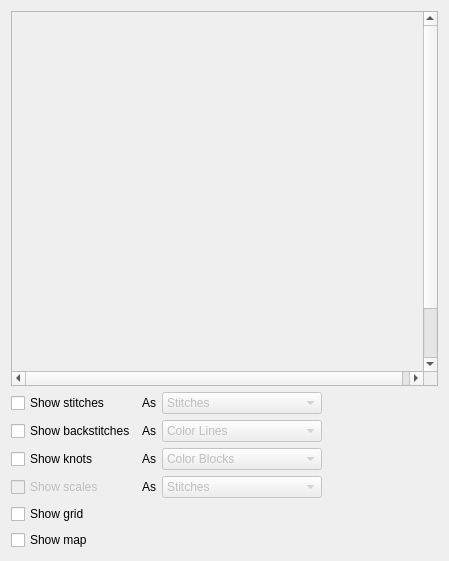
<?xml version="1.0" encoding="UTF-8"?>
<ui version="4.0">
 <class>PatternElement</class>
 <widget class="QWidget" name="PatternElement">
  <property name="geometry">
   <rect>
    <x>0</x>
    <y>0</y>
    <width>449</width>
    <height>561</height>
   </rect>
  </property>
  <property name="windowTitle">
   <string>Pattern Element Properties</string>
  </property>
  <layout class="QGridLayout" name="gridLayout_2">
   <item row="0" column="0" colspan="2">
    <widget class="QScrollArea" name="PreviewFrame">
     <property name="sizePolicy">
      <sizepolicy hsizetype="Expanding" vsizetype="Expanding">
       <horstretch>100</horstretch>
       <verstretch>100</verstretch>
      </sizepolicy>
     </property>
     <property name="minimumSize">
      <size>
       <width>0</width>
       <height>0</height>
      </size>
     </property>
     <property name="toolTip">
      <string>&lt;html&gt;&lt;head/&gt;&lt;body&gt;Click and drag to select the area of the pattern to be displayed.&lt;br /&gt;Grayed out areas have already been selected on this or other pages.&lt;/body&gt;&lt;/html&gt;</string>
     </property>
     <property name="verticalScrollBarPolicy">
      <enum>Qt::ScrollBarAlwaysOn</enum>
     </property>
     <property name="horizontalScrollBarPolicy">
      <enum>Qt::ScrollBarAlwaysOn</enum>
     </property>
     <property name="widgetResizable">
      <bool>false</bool>
     </property>
     <property name="alignment">
      <set>Qt::AlignCenter</set>
     </property>
     <widget class="QWidget" name="scrollAreaWidgetContents">
      <property name="geometry">
       <rect>
        <x>0</x>
        <y>0</y>
        <width>418</width>
        <height>421</height>
       </rect>
      </property>
     </widget>
    </widget>
   </item>
   <item row="1" column="0">
    <layout class="QGridLayout" name="gridLayout">
     <item row="0" column="0">
      <widget class="QCheckBox" name="ShowStitches">
       <property name="text">
        <string>Show stitches</string>
       </property>
      </widget>
     </item>
     <item row="0" column="1">
      <widget class="QLabel" name="label">
       <property name="text">
        <string>As</string>
       </property>
      </widget>
     </item>
     <item row="0" column="2">
      <widget class="KComboBox" name="RenderStitchesAs">
       <property name="enabled">
        <bool>false</bool>
       </property>
       <item>
        <property name="text">
         <string>Stitches</string>
        </property>
       </item>
       <item>
        <property name="text">
         <string>Black &amp; White Symbols</string>
        </property>
       </item>
       <item>
        <property name="text">
         <string>Color Symbols</string>
        </property>
       </item>
       <item>
        <property name="text">
         <string>Color Blocks</string>
        </property>
       </item>
       <item>
        <property name="text">
         <string>Color Blocks &amp; Symbols</string>
        </property>
       </item>
      </widget>
     </item>
     <item row="1" column="0">
      <widget class="QCheckBox" name="ShowBackstitches">
       <property name="text">
        <string>Show backstitches</string>
       </property>
      </widget>
     </item>
     <item row="1" column="1">
      <widget class="QLabel" name="label_2">
       <property name="text">
        <string>As</string>
       </property>
      </widget>
     </item>
     <item row="1" column="2">
      <widget class="KComboBox" name="RenderBackstitchesAs">
       <property name="enabled">
        <bool>false</bool>
       </property>
       <item>
        <property name="text">
         <string>Color Lines</string>
        </property>
       </item>
       <item>
        <property name="text">
         <string>Black &amp; White Symbols</string>
        </property>
       </item>
      </widget>
     </item>
     <item row="2" column="0">
      <widget class="QCheckBox" name="ShowKnots">
       <property name="text">
        <string>Show knots</string>
       </property>
      </widget>
     </item>
     <item row="2" column="1">
      <widget class="QLabel" name="label_3">
       <property name="text">
        <string>As</string>
       </property>
      </widget>
     </item>
     <item row="2" column="2">
      <widget class="KComboBox" name="RenderKnotsAs">
       <property name="enabled">
        <bool>false</bool>
       </property>
       <item>
        <property name="text">
         <string>Color Blocks</string>
        </property>
       </item>
       <item>
        <property name="text">
         <string>Color Symbols</string>
        </property>
       </item>
       <item>
        <property name="text">
         <string>Black &amp; White Symbols</string>
        </property>
       </item>
      </widget>
     </item>
     <item row="3" column="0">
      <widget class="QCheckBox" name="ShowScales">
       <property name="enabled">
        <bool>false</bool>
       </property>
       <property name="toolTip">
        <string>Not currently implemented</string>
       </property>
       <property name="text">
        <string>Show scales</string>
       </property>
      </widget>
     </item>
     <item row="3" column="1">
      <widget class="QLabel" name="label_4">
       <property name="text">
        <string>As</string>
       </property>
      </widget>
     </item>
     <item row="3" column="2">
      <widget class="KComboBox" name="FormatScalesAs">
       <property name="enabled">
        <bool>false</bool>
       </property>
       <item>
        <property name="text">
         <string>Stitches</string>
        </property>
       </item>
       <item>
        <property name="text">
         <string>Inches</string>
        </property>
       </item>
       <item>
        <property name="text">
         <string>CM</string>
        </property>
       </item>
      </widget>
     </item>
     <item row="4" column="0">
      <widget class="QCheckBox" name="ShowGrid">
       <property name="text">
        <string>Show grid</string>
       </property>
      </widget>
     </item>
     <item row="5" column="0">
      <widget class="QCheckBox" name="ShowPlan">
       <property name="text">
        <string>Show map</string>
       </property>
      </widget>
     </item>
    </layout>
   </item>
   <item row="1" column="1">
    <spacer name="horizontalSpacer">
     <property name="orientation">
      <enum>Qt::Horizontal</enum>
     </property>
     <property name="sizeHint" stdset="0">
      <size>
       <width>77</width>
       <height>20</height>
      </size>
     </property>
    </spacer>
   </item>
  </layout>
 </widget>
 <customwidgets>
  <customwidget>
   <class>KComboBox</class>
   <extends>QComboBox</extends>
   <header>kcombobox.h</header>
  </customwidget>
 </customwidgets>
 <resources/>
 <connections>
  <connection>
   <sender>ShowStitches</sender>
   <signal>toggled(bool)</signal>
   <receiver>RenderStitchesAs</receiver>
   <slot>setEnabled(bool)</slot>
   <hints>
    <hint type="sourcelabel">
     <x>28</x>
     <y>455</y>
    </hint>
    <hint type="destinationlabel">
     <x>208</x>
     <y>455</y>
    </hint>
   </hints>
  </connection>
  <connection>
   <sender>ShowBackstitches</sender>
   <signal>toggled(bool)</signal>
   <receiver>RenderBackstitchesAs</receiver>
   <slot>setEnabled(bool)</slot>
   <hints>
    <hint type="sourcelabel">
     <x>50</x>
     <y>478</y>
    </hint>
    <hint type="destinationlabel">
     <x>191</x>
     <y>484</y>
    </hint>
   </hints>
  </connection>
  <connection>
   <sender>ShowKnots</sender>
   <signal>toggled(bool)</signal>
   <receiver>RenderKnotsAs</receiver>
   <slot>setEnabled(bool)</slot>
   <hints>
    <hint type="sourcelabel">
     <x>74</x>
     <y>507</y>
    </hint>
    <hint type="destinationlabel">
     <x>221</x>
     <y>506</y>
    </hint>
   </hints>
  </connection>
  <connection>
   <sender>ShowScales</sender>
   <signal>toggled(bool)</signal>
   <receiver>FormatScalesAs</receiver>
   <slot>setEnabled(bool)</slot>
   <hints>
    <hint type="sourcelabel">
     <x>62</x>
     <y>576</y>
    </hint>
    <hint type="destinationlabel">
     <x>253</x>
     <y>581</y>
    </hint>
   </hints>
  </connection>
 </connections>
</ui>
